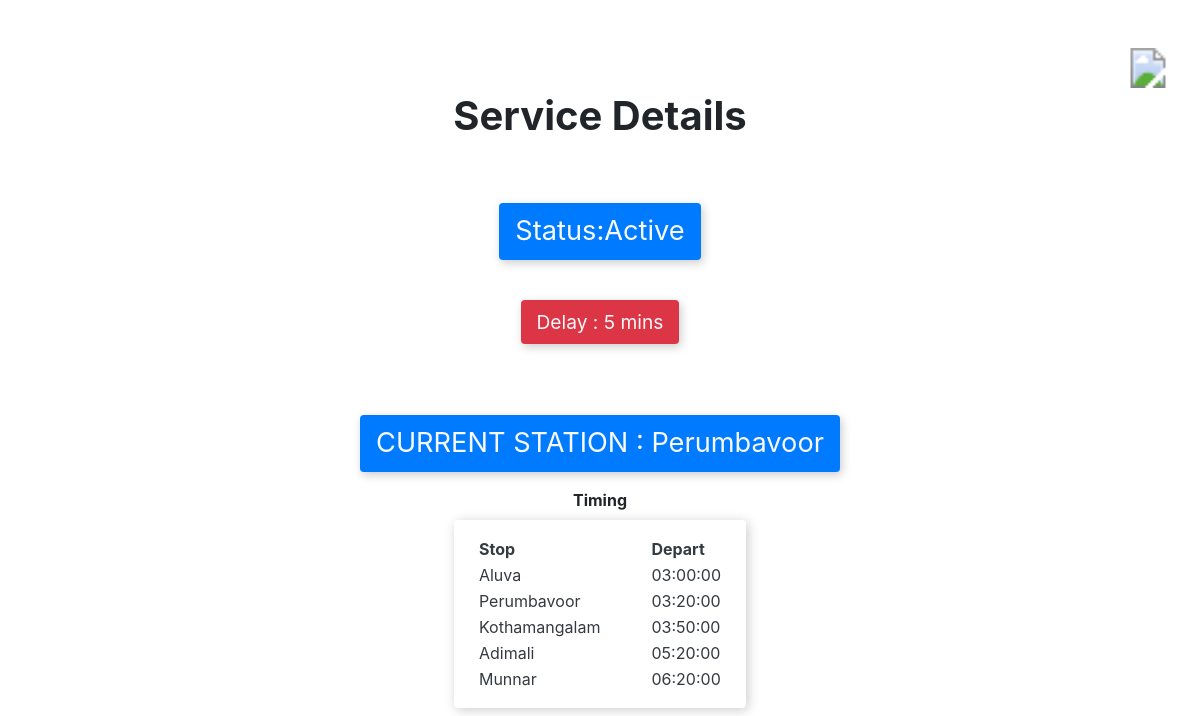
/status.php?id=1, run on the app's committed database.
### tables this page shows
CREATE TABLE `bus_services` (
  `serv_id` int(11) NOT NULL,
  `type` varchar(15) NOT NULL,
  `route_id` int(11) NOT NULL,
  `s_time` time NOT NULL,
  `e_time` time NOT NULL,
  `status` varchar(30) NOT NULL,
  `delay` int(10) NOT NULL DEFAULT 0,
  `cs_nm` varchar(15) NOT NULL DEFAULT 'Ready To Start'
);

CREATE TABLE `route_stops` (
  `route_id` int(11) NOT NULL,
  `stop_id` int(11) NOT NULL,
  `stop_order` int(11) DEFAULT NULL,
  `time` int(11) NOT NULL
);

CREATE TABLE `bus_stops` (
  `stop_id` int(11) NOT NULL,
  `stop_name` varchar(255) NOT NULL
);

### status.php (the view, shortened to what this page needs)
<!DOCTYPE html>
<html lang="en">
<head>
    <link rel="stylesheet" href="https://cdn.jsdelivr.net/npm/bootstrap@4.0.0/dist/css/bootstrap.min.css">
</head>
<body style='min-height: 100vh;'>
<div style='display: flex; flex-direction:column; align-items: center; justify-content:center; min-height:inherit'>
<h1 class="font-weight-bold" >Service Details</h1>
<?php
$servername = "localhost";
$username = "root";
$password = "";
$dbname = "bus";
$id = $_GET['id'];
$conn = new mysqli($servername, $username, $password, $dbname);
$sql = "SELECT *  FROM bus_services where serv_id = '$id' ";
$result = $conn->query($sql);
if ($result->num_rows > 0) {
    while ($row = $result->fetch_assoc()) {
        $rtid = $row['route_id'];
        $stime = $row['s_time'];
        if($row['status']=='Active'){
        echo "<p class='bg-primary text-light px-3  py-2 rounded text-success  ' style='margin-inline: auto; max-width:fit-content; margin-top:2em; font-size: 1.7em; box-shadow:2px 3px 10px #ccc' > Status:Active </p>";
        }else if($row['status']=='Service Terminated'){
            echo "<p class='bg-warning px-3  py-2 rounded text-danger  ' style='margin-inline: auto; max-width:fit-content; margin-top:2em; font-size: 1.7em; box-shadow:2px 3px 10px #ccc' > Status:Terminated </p>";
        }
        echo "<br> <p class='bg-danger text-light px-3 py-2 rounded ' style='margin-inline: auto; max-width:fit-content; font-size: 1.2em; box-shadow:2px 3px 10px #ccc'> Delay : ".$row['delay']." mins</p>";
        echo "<p class=' px-3  py-2 rounded text-light bg-primary  ' style='margin-inline: auto; max-width:fit-content; margin-top:2em; font-size: 1.7em; box-shadow:2px 3px 10px #ccc' > CURRENT STATION : " . $row["cs_nm"] . "</p>";
    }
} else
{
    echo "No services found in the database";
}
$sql2 = "SELECT * FROM `route_stops` JOIN bus_stops on route_stops.stop_id = bus_stops.stop_id where route_stops.route_id = '$rtid' order by stop_order";
$rs2 = mysqli_query($conn,$sql2);
$time = new datetime();
list($hour, $minute, $second) = explode(':', $stime);
$time->setTime($hour, $minute, $second);
echo "<div class='font-weight-bold'>Timing</div>";
echo "<div class=' text-dark px-4 py-3 mt-2 rounded ' style='box-shadow:2px 2px 12px #ccc;'>";
echo "<table > <tr><th colspan=4 style='padding-right: 1em;'>Stop</th><th></th><th >Depart</th></tr>";
while ($rw2 = $rs2->fetch_assoc()) {
echo  "<tr><td colspan=4 style='padding-right: 3em;'>".$rw2['stop_name']."</td>";
$tm = $rw2['time'];
$tt = "+".$tm." minutes";
$time->modify($tt);
echo "<td>  </td><td >". $time->format("H:i:s")."</td></tr>";
}
echo "</div>";
?>
<svg class=""style="position:absolute; top:3em; right: 2em; " width="40px" height="40px" version="1.1"
     xmlns="http://www.w3.org/2000/svg" xmlns:xlink="http://www.w3.org/1999/xlink">
     <a class="homeIcon"href="index.php">
  <image href="images/home.svg" x="0" y="0" height="40px" width="40px"/>
</a>
</svg>
</div>
</body>
</html>

### data on the page
bus_services: status "Status:Active", delay "5", cs_nm "Perumbavoor"
route_stops: stop.stop_name "Aluva", time "03:00:00"
route_stops: stop.stop_name "Perumbavoor", format "03:20:00"
route_stops: stop.stop_name "Kothamangalam", format "03:50:00"
route_stops: stop.stop_name "Adimali", format "05:20:00"
route_stops: stop.stop_name "Munnar", format "06:20:00"
